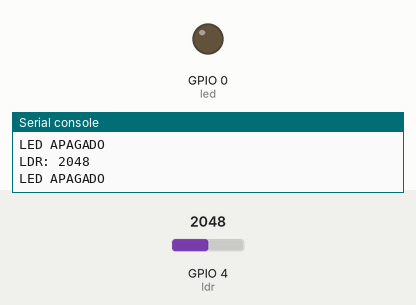
Bench run of a program on a simulated ESP32 board running MicroPython. Shown: output pins drawn as LEDs (lit = HIGH), the last lines printed to the serial console. The inputs (shaded band) are chosen by the test bench; at power-on: GPIO 4 (ldr) = 2048 (analog values on the 0–4095 scale).

Above: at 1.2 s.
1.3 s: GPIO 4 (ldr) set to 1041
2.8 s: GPIO 4 (ldr) set to 942
At 4.0 s:
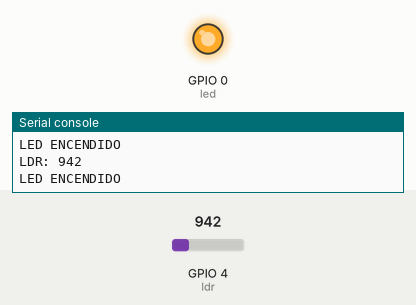
4.3 s: GPIO 4 (ldr) set to 1040
At 5.4 s:
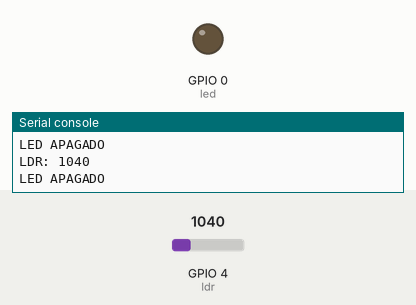
5.9 s: GPIO 4 (ldr) set to 960
At 6.7 s:
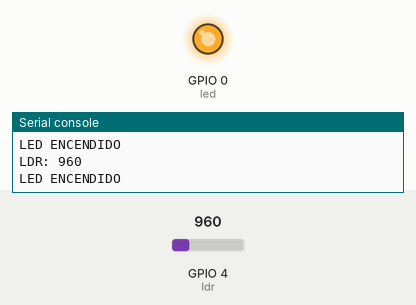
Timing chart, 0 to 8.5 s (numbered marks = the images above; inputs shaded):
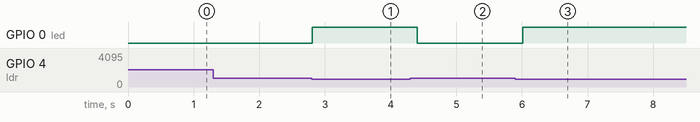

The program:

ldr_led.py
```python
from machine import Pin, ADC
import time

# Configuración del LDR en GPIO4
ldr = ADC(Pin(4))
ldr.atten(ADC.ATTN_11DB)    # Rango 0 - 3.3V
ldr.width(ADC.WIDTH_12BIT) # Resolución de 12 bits (0-4095)

# LED en GPIO0
led = Pin(0, Pin.OUT)

# Umbral de luz (ajustalo haciendo pruebas)
umbral = 1000

while True:
    valor = ldr.read()
    print("LDR:", valor)

    if valor > umbral:   # Valor alto = sombra
        led.value(0)     # LED apagado
        print("LED APAGADO")
    else:
        led.value(1)    # LED encendido
        print("LED ENCENDIDO ")

    time.sleep(0.2)
```

Measured:
- the behaviour switches between 1001 and 1000 on GPIO 4 (ldr) (found by bisection; images 0 and 1)
- after the input at 2.8 s, GPIO 0 (led): LOW → HIGH at once
- after the input at 4.3 s, GPIO 0 (led): HIGH → LOW after 0.11 s
- after the input at 5.9 s, GPIO 0 (led): LOW → HIGH after 0.11 s
